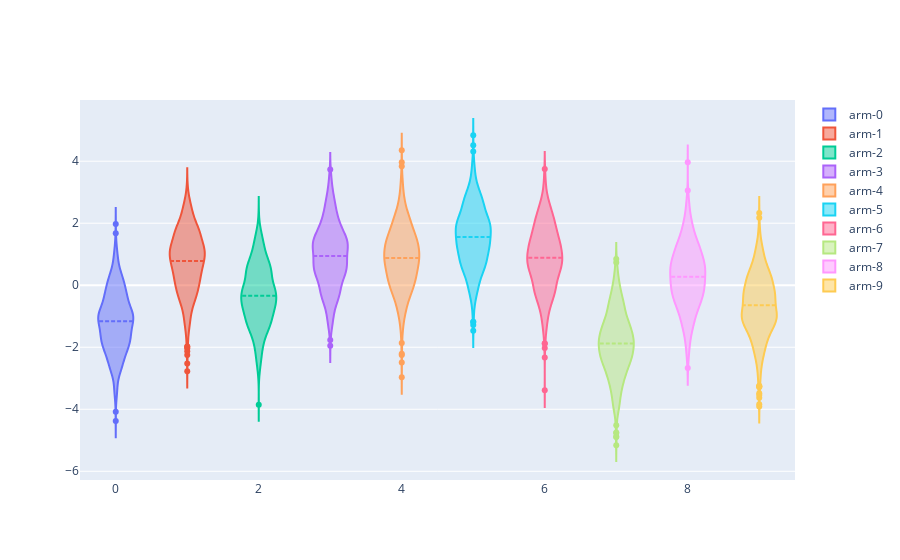

Source (notebook cell):
### Markdown cell above
let's see if the implementation of the k-armed bandit is correct:

### Code cell
env = KArmedBandit(nb_arms=10)
env.reset()

# Sample our distribution to see it's correct
index = [i for i in range(len(env._arms))]
data = np.array([[env.step(i)[0] for _ in range(1000)] for i in range(len(env._arms))])

fig = go.Figure()

for i in index:
    fig.add_trace(go.Violin(x=[i] * len(data[i]), y=data[i], name="arm-" + str(i), meanline_visible=True))

#plt.xlabel('Action')
#plt.ylabel('Reward')

fig.show()

### Figure 1 — Plotly figure (JSON) as saved in the notebook; plotly's stock layout.template omitted (floating-point values rounded to 4 significant figures; data arrays with more than 128 entries replaced by an {"elided": "..."} marker saying what was removed)
{"data": [{"meanline": {"visible": true}, "name": "arm-0", "type": "violin", "x": {"elided": "1000 int values"}, "y": {"elided": "1000 float values"}}, {"meanline": {"visible": true}, "name": "arm-1", "type": "violin", "x": {"elided": "1000 int values"}, "y": {"elided": "1000 float values"}}, {"meanline": {"visible": true}, "name": "arm-2", "type": "violin", "x": {"elided": "1000 int values"}, "y": {"elided": "1000 float values"}}, {"meanline": {"visible": true}, "name": "arm-3", "type": "violin", "x": {"elided": "1000 int values"}, "y": {"elided": "1000 float values"}}, {"meanline": {"visible": true}, "name": "arm-4", "type": "violin", "x": {"elided": "1000 int values"}, "y": {"elided": "1000 float values"}}, {"meanline": {"visible": true}, "name": "arm-5", "type": "violin", "x": {"elided": "1000 int values"}, "y": {"elided": "1000 float values"}}, {"meanline": {"visible": true}, "name": "arm-6", "type": "violin", "x": {"elided": "1000 int values"}, "y": {"elided": "1000 float values"}}, {"meanline": {"visible": true}, "name": "arm-7", "type": "violin", "x": {"elided": "1000 int values"}, "y": {"elided": "1000 float values"}}, {"meanline": {"visible": true}, "name": "arm-8", "type": "violin", "x": {"elided": "1000 int values"}, "y": {"elided": "1000 float values"}}, {"meanline": {"visible": true}, "name": "arm-9", "type": "violin", "x": {"elided": "1000 int values"}, "y": {"elided": "1000 float values"}}], "layout": {}}
